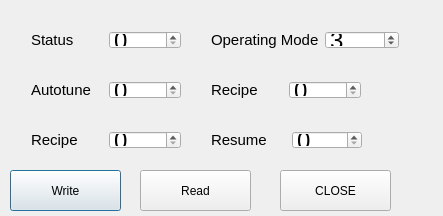
<?xml version="1.0" encoding="UTF-8"?>
<ui version="4.0">
 <class>rampoven_para_registersClass</class>
 <widget class="QDialog" name="rampoven_para_registersClass">
  <property name="geometry">
   <rect>
    <x>0</x>
    <y>0</y>
    <width>443</width>
    <height>216</height>
   </rect>
  </property>
  <property name="windowTitle">
   <string>rampoven_para_registers</string>
  </property>
  <widget class="QWidget" name="layoutWidget_2">
   <property name="geometry">
    <rect>
     <x>20</x>
     <y>20</y>
     <width>172</width>
     <height>40</height>
    </rect>
   </property>
   <layout class="QHBoxLayout" name="horizontalLayout_11">
    <item>
     <widget class="QLabel" name="ro_States_Byte_label">
      <property name="text">
       <string>&lt;!DOCTYPE HTML PUBLIC &quot;-//W3C//DTD HTML 4.0//EN&quot; &quot;http://www.w3.org/TR/REC-html40/strict.dtd&quot;&gt;
&lt;html&gt;&lt;head&gt;&lt;meta name=&quot;qrichtext&quot; content=&quot;1&quot; /&gt;&lt;style type=&quot;text/css&quot;&gt;
p, li { white-space: pre-wrap; }
&lt;/style&gt;&lt;/head&gt;&lt;body style=&quot; font-family:'Ubuntu'; font-size:11pt; font-weight:400; font-style:normal;&quot;&gt;
&lt;table border=&quot;0&quot; style=&quot;-qt-table-type: root; margin-top:4px; margin-bottom:4px; margin-left:4px; margin-right:4px;&quot;&gt;
&lt;tr&gt;
&lt;td style=&quot;border: none;&quot;&gt;
&lt;p style=&quot; margin-top:0px; margin-bottom:0px; margin-left:0px; margin-right:0px; -qt-block-indent:0; text-indent:0px;&quot;&gt;&lt;span style=&quot; font-family:'MS Shell Dlg 2';&quot;&gt;Status&lt;/span&gt;&lt;/p&gt;
&lt;p style=&quot; margin-top:0px; margin-bottom:0px; margin-left:0px; margin-right:0px; -qt-block-indent:0; text-indent:0px;&quot;&gt;&lt;span style=&quot; font-family:'MS Shell Dlg 2';&quot;&gt;Byte&lt;/span&gt;&lt;/p&gt;&lt;/td&gt;&lt;/tr&gt;&lt;/table&gt;&lt;/body&gt;&lt;/html&gt;</string>
      </property>
     </widget>
    </item>
    <item>
     <widget class="QDoubleSpinBox" name="ro_Status_Byte_SpinBox">
      <property name="font">
       <font>
        <pointsize>18</pointsize>
       </font>
      </property>
      <property name="decimals">
       <number>0</number>
      </property>
      <property name="minimum">
       <double>0.000000000000000</double>
      </property>
      <property name="maximum">
       <double>7.000000000000000</double>
      </property>
      <property name="value">
       <double>0.000000000000000</double>
      </property>
     </widget>
    </item>
   </layout>
  </widget>
  <widget class="QPushButton" name="writeDataButton">
   <property name="geometry">
    <rect>
     <x>10</x>
     <y>170</y>
     <width>111</width>
     <height>41</height>
    </rect>
   </property>
   <property name="minimumSize">
    <size>
     <width>111</width>
     <height>41</height>
    </size>
   </property>
   <property name="maximumSize">
    <size>
     <width>111</width>
     <height>41</height>
    </size>
   </property>
   <property name="text">
    <string>Write</string>
   </property>
  </widget>
  <widget class="QPushButton" name="closeButton">
   <property name="geometry">
    <rect>
     <x>280</x>
     <y>170</y>
     <width>111</width>
     <height>41</height>
    </rect>
   </property>
   <property name="minimumSize">
    <size>
     <width>111</width>
     <height>41</height>
    </size>
   </property>
   <property name="maximumSize">
    <size>
     <width>111</width>
     <height>41</height>
    </size>
   </property>
   <property name="text">
    <string>CLOSE</string>
   </property>
  </widget>
  <widget class="QPushButton" name="ReadDataButton">
   <property name="geometry">
    <rect>
     <x>140</x>
     <y>170</y>
     <width>111</width>
     <height>41</height>
    </rect>
   </property>
   <property name="minimumSize">
    <size>
     <width>111</width>
     <height>41</height>
    </size>
   </property>
   <property name="maximumSize">
    <size>
     <width>111</width>
     <height>41</height>
    </size>
   </property>
   <property name="text">
    <string>Read</string>
   </property>
  </widget>
  <widget class="QWidget" name="layoutWidget_3">
   <property name="geometry">
    <rect>
     <x>200</x>
     <y>20</y>
     <width>210</width>
     <height>40</height>
    </rect>
   </property>
   <layout class="QHBoxLayout" name="horizontalLayout_12">
    <item>
     <widget class="QLabel" name="ro_Operating_mode_label">
      <property name="text">
       <string>&lt;!DOCTYPE HTML PUBLIC &quot;-//W3C//DTD HTML 4.0//EN&quot; &quot;http://www.w3.org/TR/REC-html40/strict.dtd&quot;&gt;
&lt;html&gt;&lt;head&gt;&lt;meta name=&quot;qrichtext&quot; content=&quot;1&quot; /&gt;&lt;style type=&quot;text/css&quot;&gt;
p, li { white-space: pre-wrap; }
&lt;/style&gt;&lt;/head&gt;&lt;body style=&quot; font-family:'Ubuntu'; font-size:11pt; font-weight:400; font-style:normal;&quot;&gt;
&lt;table border=&quot;0&quot; style=&quot;-qt-table-type: root; margin-top:4px; margin-bottom:4px; margin-left:4px; margin-right:4px;&quot;&gt;
&lt;tr&gt;
&lt;td style=&quot;border: none;&quot;&gt;
&lt;p style=&quot; margin-top:0px; margin-bottom:0px; margin-left:0px; margin-right:0px; -qt-block-indent:0; text-indent:0px;&quot;&gt;&lt;span style=&quot; font-family:'MS Shell Dlg 2';&quot;&gt;Operating Mode&lt;/span&gt;&lt;/p&gt;&lt;/td&gt;&lt;/tr&gt;&lt;/table&gt;&lt;/body&gt;&lt;/html&gt;</string>
      </property>
     </widget>
    </item>
    <item>
     <widget class="QDoubleSpinBox" name="ro_operating_mode_SpinBox">
      <property name="font">
       <font>
        <pointsize>18</pointsize>
       </font>
      </property>
      <property name="decimals">
       <number>0</number>
      </property>
      <property name="minimum">
       <double>0.000000000000000</double>
      </property>
      <property name="maximum">
       <double>6.000000000000000</double>
      </property>
      <property name="value">
       <double>3.000000000000000</double>
      </property>
     </widget>
    </item>
   </layout>
  </widget>
  <widget class="QWidget" name="layoutWidget_4">
   <property name="geometry">
    <rect>
     <x>200</x>
     <y>70</y>
     <width>172</width>
     <height>40</height>
    </rect>
   </property>
   <layout class="QHBoxLayout" name="horizontalLayout_13">
    <item>
     <widget class="QLabel" name="ro_recipe_state_label">
      <property name="text">
       <string>&lt;!DOCTYPE HTML PUBLIC &quot;-//W3C//DTD HTML 4.0//EN&quot; &quot;http://www.w3.org/TR/REC-html40/strict.dtd&quot;&gt;
&lt;html&gt;&lt;head&gt;&lt;meta name=&quot;qrichtext&quot; content=&quot;1&quot; /&gt;&lt;style type=&quot;text/css&quot;&gt;
p, li { white-space: pre-wrap; }
&lt;/style&gt;&lt;/head&gt;&lt;body style=&quot; font-family:'Ubuntu'; font-size:11pt; font-weight:400; font-style:normal;&quot;&gt;
&lt;table border=&quot;0&quot; style=&quot;-qt-table-type: root; margin-top:4px; margin-bottom:4px; margin-left:4px; margin-right:4px;&quot;&gt;
&lt;tr&gt;
&lt;td style=&quot;border: none;&quot;&gt;
&lt;p style=&quot; margin-top:0px; margin-bottom:0px; margin-left:0px; margin-right:0px; -qt-block-indent:0; text-indent:0px;&quot;&gt;&lt;span style=&quot; font-family:'MS Shell Dlg 2';&quot;&gt;Recipe&lt;/span&gt;&lt;/p&gt;
&lt;p style=&quot; margin-top:0px; margin-bottom:0px; margin-left:0px; margin-right:0px; -qt-block-indent:0; text-indent:0px;&quot;&gt;&lt;span style=&quot; font-family:'MS Shell Dlg 2';&quot;&gt;State&lt;/span&gt;&lt;/p&gt;&lt;/td&gt;&lt;/tr&gt;&lt;/table&gt;&lt;/body&gt;&lt;/html&gt;</string>
      </property>
     </widget>
    </item>
    <item>
     <widget class="QDoubleSpinBox" name="ro_Recipe_State_SpinBox">
      <property name="font">
       <font>
        <pointsize>18</pointsize>
       </font>
      </property>
      <property name="decimals">
       <number>0</number>
      </property>
      <property name="minimum">
       <double>0.000000000000000</double>
      </property>
      <property name="maximum">
       <double>8.000000000000000</double>
      </property>
      <property name="value">
       <double>0.000000000000000</double>
      </property>
     </widget>
    </item>
   </layout>
  </widget>
  <widget class="QWidget" name="layoutWidget_5">
   <property name="geometry">
    <rect>
     <x>20</x>
     <y>70</y>
     <width>172</width>
     <height>40</height>
    </rect>
   </property>
   <layout class="QHBoxLayout" name="horizontalLayout_14">
    <item>
     <widget class="QLabel" name="ro_autotune_state_label">
      <property name="text">
       <string>&lt;!DOCTYPE HTML PUBLIC &quot;-//W3C//DTD HTML 4.0//EN&quot; &quot;http://www.w3.org/TR/REC-html40/strict.dtd&quot;&gt;
&lt;html&gt;&lt;head&gt;&lt;meta name=&quot;qrichtext&quot; content=&quot;1&quot; /&gt;&lt;style type=&quot;text/css&quot;&gt;
p, li { white-space: pre-wrap; }
&lt;/style&gt;&lt;/head&gt;&lt;body style=&quot; font-family:'Ubuntu'; font-size:11pt; font-weight:400; font-style:normal;&quot;&gt;
&lt;table border=&quot;0&quot; style=&quot;-qt-table-type: root; margin-top:4px; margin-bottom:4px; margin-left:4px; margin-right:4px;&quot;&gt;
&lt;tr&gt;
&lt;td style=&quot;border: none;&quot;&gt;
&lt;p style=&quot; margin-top:0px; margin-bottom:0px; margin-left:0px; margin-right:0px; -qt-block-indent:0; text-indent:0px;&quot;&gt;&lt;span style=&quot; font-family:'MS Shell Dlg 2';&quot;&gt;Autotune&lt;/span&gt;&lt;/p&gt;
&lt;p style=&quot; margin-top:0px; margin-bottom:0px; margin-left:0px; margin-right:0px; -qt-block-indent:0; text-indent:0px;&quot;&gt;&lt;span style=&quot; font-family:'MS Shell Dlg 2';&quot;&gt;State&lt;/span&gt;&lt;/p&gt;&lt;/td&gt;&lt;/tr&gt;&lt;/table&gt;&lt;/body&gt;&lt;/html&gt;</string>
      </property>
     </widget>
    </item>
    <item>
     <widget class="QDoubleSpinBox" name="ro_autotune_state_SpinBox">
      <property name="font">
       <font>
        <pointsize>18</pointsize>
       </font>
      </property>
      <property name="decimals">
       <number>0</number>
      </property>
      <property name="minimum">
       <double>0.000000000000000</double>
      </property>
      <property name="maximum">
       <double>9.000000000000000</double>
      </property>
      <property name="value">
       <double>0.000000000000000</double>
      </property>
     </widget>
    </item>
   </layout>
  </widget>
  <widget class="QWidget" name="layoutWidget_6">
   <property name="geometry">
    <rect>
     <x>20</x>
     <y>120</y>
     <width>172</width>
     <height>40</height>
    </rect>
   </property>
   <layout class="QHBoxLayout" name="horizontalLayout_15">
    <item>
     <widget class="QLabel" name="ro_Recipe_Segment_label">
      <property name="text">
       <string>&lt;!DOCTYPE HTML PUBLIC &quot;-//W3C//DTD HTML 4.0//EN&quot; &quot;http://www.w3.org/TR/REC-html40/strict.dtd&quot;&gt;
&lt;html&gt;&lt;head&gt;&lt;meta name=&quot;qrichtext&quot; content=&quot;1&quot; /&gt;&lt;style type=&quot;text/css&quot;&gt;
p, li { white-space: pre-wrap; }
&lt;/style&gt;&lt;/head&gt;&lt;body style=&quot; font-family:'Ubuntu'; font-size:11pt; font-weight:400; font-style:normal;&quot;&gt;
&lt;table border=&quot;0&quot; style=&quot;-qt-table-type: root; margin-top:4px; margin-bottom:4px; margin-left:4px; margin-right:4px;&quot;&gt;
&lt;tr&gt;
&lt;td style=&quot;border: none;&quot;&gt;
&lt;p style=&quot; margin-top:0px; margin-bottom:0px; margin-left:0px; margin-right:0px; -qt-block-indent:0; text-indent:0px;&quot;&gt;&lt;span style=&quot; font-family:'MS Shell Dlg 2';&quot;&gt;Recipe&lt;/span&gt;&lt;/p&gt;
&lt;p style=&quot; margin-top:0px; margin-bottom:0px; margin-left:0px; margin-right:0px; -qt-block-indent:0; text-indent:0px;&quot;&gt;&lt;span style=&quot; font-family:'MS Shell Dlg 2';&quot;&gt;Segment&lt;/span&gt;&lt;/p&gt;&lt;/td&gt;&lt;/tr&gt;&lt;/table&gt;&lt;/body&gt;&lt;/html&gt;</string>
      </property>
     </widget>
    </item>
    <item>
     <widget class="QDoubleSpinBox" name="ro_Recipe_Segment_SpinBox">
      <property name="font">
       <font>
        <pointsize>18</pointsize>
       </font>
      </property>
      <property name="decimals">
       <number>0</number>
      </property>
      <property name="minimum">
       <double>0.000000000000000</double>
      </property>
      <property name="maximum">
       <double>8.000000000000000</double>
      </property>
      <property name="value">
       <double>0.000000000000000</double>
      </property>
     </widget>
    </item>
   </layout>
  </widget>
  <widget class="QWidget" name="layoutWidget_7">
   <property name="geometry">
    <rect>
     <x>200</x>
     <y>120</y>
     <width>173</width>
     <height>40</height>
    </rect>
   </property>
   <layout class="QHBoxLayout" name="horizontalLayout_16">
    <item>
     <widget class="QLabel" name="ro_Resume_Exhaustion_label">
      <property name="text">
       <string>&lt;!DOCTYPE HTML PUBLIC &quot;-//W3C//DTD HTML 4.0//EN&quot; &quot;http://www.w3.org/TR/REC-html40/strict.dtd&quot;&gt;
&lt;html&gt;&lt;head&gt;&lt;meta name=&quot;qrichtext&quot; content=&quot;1&quot; /&gt;&lt;style type=&quot;text/css&quot;&gt;
p, li { white-space: pre-wrap; }
&lt;/style&gt;&lt;/head&gt;&lt;body style=&quot; font-family:'Ubuntu'; font-size:11pt; font-weight:400; font-style:normal;&quot;&gt;
&lt;table border=&quot;0&quot; style=&quot;-qt-table-type: root; margin-top:4px; margin-bottom:4px; margin-left:4px; margin-right:4px;&quot;&gt;
&lt;tr&gt;
&lt;td style=&quot;border: none;&quot;&gt;
&lt;p style=&quot; margin-top:0px; margin-bottom:0px; margin-left:0px; margin-right:0px; -qt-block-indent:0; text-indent:0px;&quot;&gt;&lt;span style=&quot; font-family:'MS Shell Dlg 2';&quot;&gt;Resume&lt;/span&gt;&lt;/p&gt;
&lt;p style=&quot; margin-top:0px; margin-bottom:0px; margin-left:0px; margin-right:0px; -qt-block-indent:0; text-indent:0px;&quot;&gt;&lt;span style=&quot; font-family:'MS Shell Dlg 2';&quot;&gt;Exhaustion&lt;/span&gt;&lt;/p&gt;&lt;/td&gt;&lt;/tr&gt;&lt;/table&gt;&lt;/body&gt;&lt;/html&gt;</string>
      </property>
     </widget>
    </item>
    <item>
     <widget class="QDoubleSpinBox" name="ro_Resume_Exhaustion_SpinBox">
      <property name="font">
       <font>
        <pointsize>18</pointsize>
       </font>
      </property>
      <property name="decimals">
       <number>0</number>
      </property>
      <property name="minimum">
       <double>0.000000000000000</double>
      </property>
      <property name="maximum">
       <double>2.000000000000000</double>
      </property>
      <property name="value">
       <double>0.000000000000000</double>
      </property>
     </widget>
    </item>
   </layout>
  </widget>
 </widget>
 <layoutdefault spacing="6" margin="11"/>
 <resources/>
 <connections/>
</ui>
